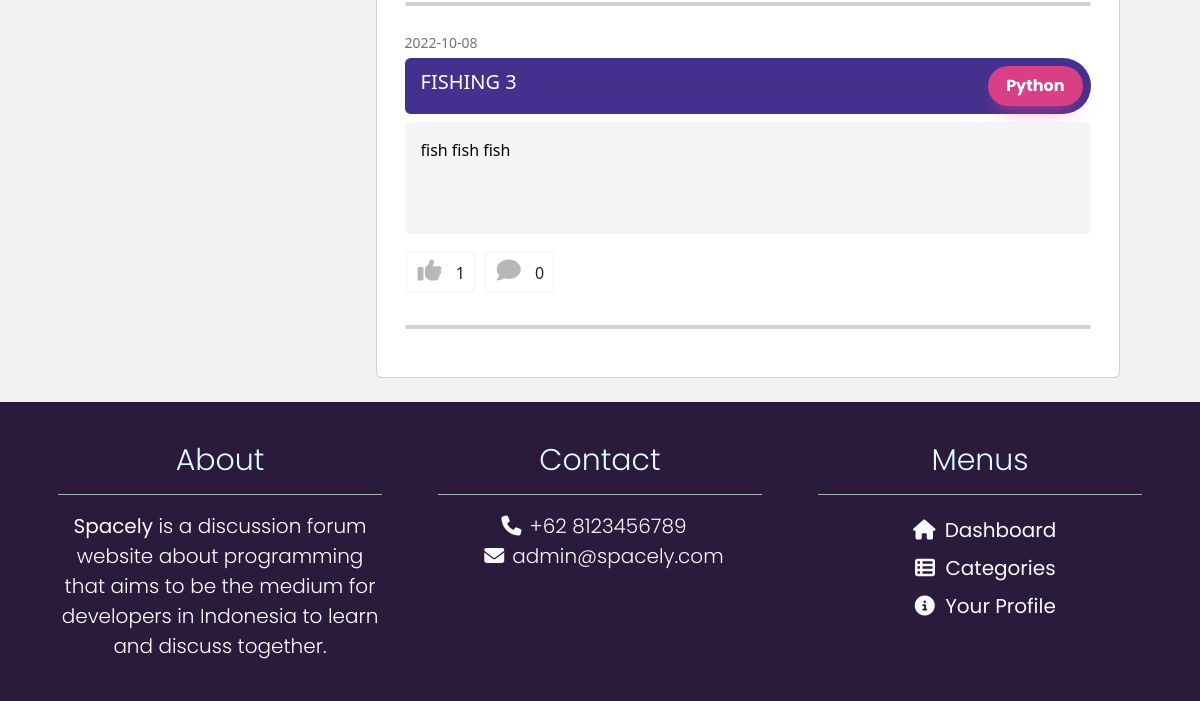
The page /user_profile.php?id=00003 (signed in, lower part) on the database as committed earlier.
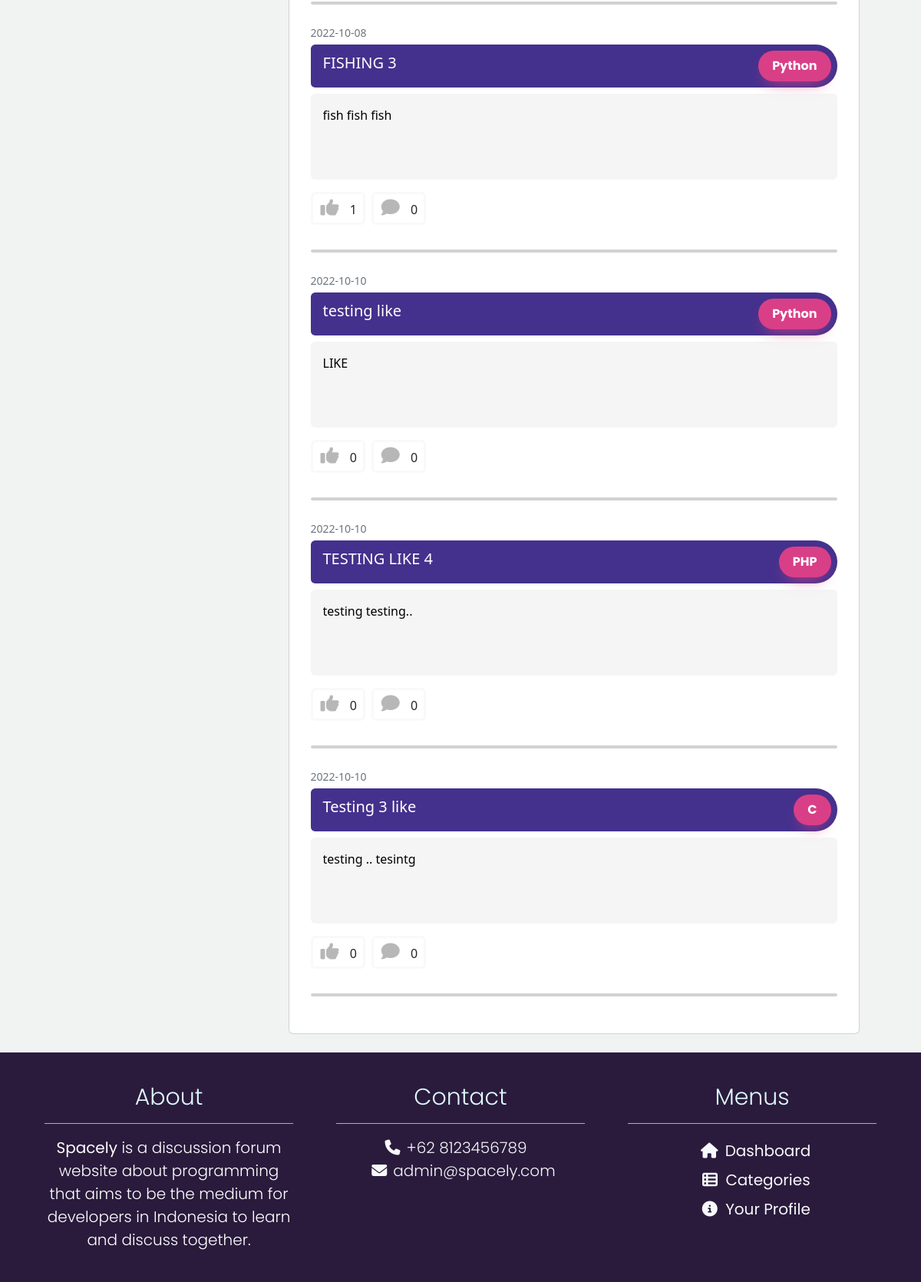
The same page on the database as committed later.
### tables this page shows
CREATE TABLE `post` (
  `id` varchar(5) NOT NULL,
  `title` varchar(300) NOT NULL,
  `body` mediumtext NOT NULL,
  `like_ammount` int(11) NOT NULL,
  `comment_ammount` int(11) NOT NULL,
  `time_created` time NOT NULL,
  `date_created` date NOT NULL,
  `user_id` varchar(5) NOT NULL,
  `forum_id` varchar(5) NOT NULL
);

### user_profile.php (the view, shortened to what this page needs)
<?php
require 'security.php';
if(isset($_GET['id'])){
	$id = $_GET['id'];
}
else {
	die ("Error. No ID Selected!");
}
$sql2 = "SELECT * FROM post WHERE user_id = $id";
$stmt = $db->query($sql2);
$hasil = $stmt->fetchAll();
?>
<!DOCTYPE html>
<html lang="en">
<head>
	<link rel="stylesheet" href="https://cdn.jsdelivr.net/npm/bootstrap@5.2.1/dist/css/bootstrap.min.css" />
	<link rel="stylesheet" href="https://cdnjs.cloudflare.com/ajax/libs/font-awesome/6.2.0/css/fontawesome.min.css" />
	<link rel="stylesheet" href="https://cdnjs.cloudflare.com/ajax/libs/font-awesome/6.2.0/css/all.min.css" />
	<link rel="stylesheet" href="https://cdnjs.cloudflare.com/ajax/libs/font-awesome/6.2.0/css/regular.min.css" />
	<link rel="stylesheet" href="https://cdnjs.cloudflare.com/ajax/libs/font-awesome/6.2.0/css/solid.min.css" />
	<link href="css/navbar.css" rel="stylesheet">
	<link href="css/dashboard.css" rel="stylesheet">
	<link href="css/footer.css" rel="stylesheet">
	<link href="css/profile.css" rel="stylesheet">
</head>
<body>
	<main>
		<div class="container profile-main-container mb-4 justify-content-center">
			<div class="container card profile-container d-flex flex-row mt-4 mx-2 col-lg-8">
				<div class="profile-posts-container flex-column col-lg-12 py-3 px-3">
					<?php if (!$hasil) {
					?>
						<div>
							<h2 class="text-center mb-3"> You haven't posted anything yet </h2>
							<div class="container temporary text-center d-flex align-items-center justify-content-center">
								<a href="create_post_form.php"><button class="category-button" role="button">Add Post</button></a>
							</div>
						</div>
						<?php
					} else {
						foreach ($hasil as $row2) {
						?>
							<div class="profile-posts my-2 mb-3">
								<span class="mb-3 text-muted" style="font-size: 14px"><?= $row2["date_created"] ?></span>
								<div class="w-100 mt-1 d-flex justify-content-between align-items-center p-2 text-white" style="border-top-right-radius: 30px; border-bottom-right-radius: 30px; border-top-left-radius: 6px; border-bottom-left-radius: 6px; background-color:#44318d;">
									<h5 class="ms-2"><?= $row2["title"] ?></h5>
									<button class="category-button" role="button"><?= get_category($row2["forum_id"]) ?></button>
								</div>
								<div class="my-2 d-flex flex-column">
									<a onMouseOver="this.style.backgroundColor='#D9D9D9'" onMouseOut="this.style.backgroundColor='rgba(236,236,236,0.5)'" data-bs-toggle="modal" data-bs-target="#modal<?php echo $row2["id"] ?>" class="p-3 rounded" style="cursor: pointer; background-color:rgba(236,236,236,0.5); color: black; text-decoration: none; ">
										<span class="post-body-content"><?= $row2["body"] ?></span></a>
									<div class="feedback-container d-flex flex-row my-3">
										<div class="border border-3 border-light rounded me-2 p-1">
											<button disabled class="rounded-circle bg-transparent">
												<i class="fa-solid fa-thumbs-up"></i>
											</button>
											<span class="mx-1"><?= $row2["like_ammount"] ?></span>
										</div>
										<div class="border border-3 border-light rounded me-2 p-1">
											<button disabled class="rounded-circle bg-transparent">
												<i class="fa-solid fa-comment"></i>
											</button>
											<span class="mx-1"><?= $row2["comment_ammount"] ?></span>
										</div>
									</div>
									<hr class="pembatas-post">
								</div>
							<?php } ?>
						<?php } ?>
							</div>
				</div>
			</div>
		</div>
	</main>
	<?php include_once './components/footer.php' ?>
	<?php
	function get_category($forum_id)
	{
		switch ($forum_id) {
			case "F0002":
				$forum_id = "Python";
				break;
			case "F0004":
				$forum_id = "Ruby";
				break;
			case "F0006":
				$forum_id = "PHP";
				break;
			case "F0007":
				$forum_id = "C";
				break;
		}
		return $forum_id;
	} ?>
</body>
</html>

Rows that differ between the two databases and show on the page:
added post: date_created "2022-10-10", title "testing like", forum "Python", body "LIKE", like_ammount "0", comment_ammount "0"
added post: date_created "2022-10-10", title "TESTING LIKE 4", forum "PHP", body "testing testing..", like_ammount "0", comment_ammount "0"
added post: date_created "2022-10-10", title "Testing 3 like", forum "C", body "testing .. tesintg", like_ammount "0", comment_ammount "0"
